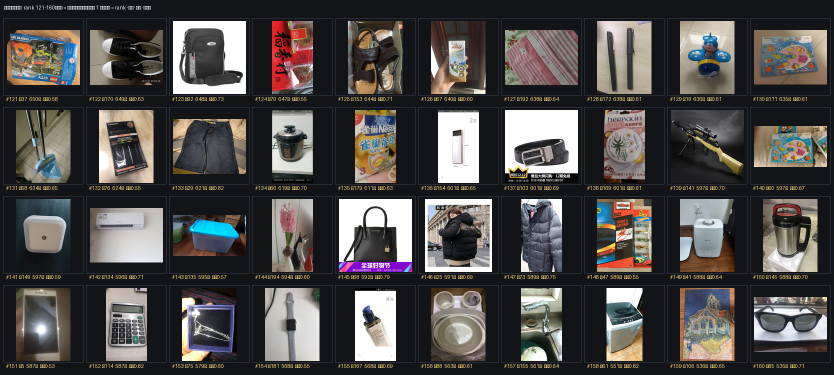
#> input picture data/ecommerce_multimodal/sheet_121_160.png, 1668 x 750 px (shown at 1/2 size)
$ python make_style_sheet.py --dir . --out out.png
#> lines starting #> are read from the running program, lines starting #| are printed output that depends on the picture
#!/usr/bin/env python3
# -*- coding: utf-8 -*-
"""把某个子样式的全部图片摊成一张联络表（带序号），用于人工核验属性分组。"""

import argparse
import sys
from pathlib import Path

for _s in (sys.stdout, sys.stderr):
    try:
        _s.reconfigure(encoding="utf-8", errors="replace")
    except (AttributeError, ValueError):
        pass

from PIL import Image, ImageDraw


def main() -> int:
    ap = argparse.ArgumentParser()
    ap.add_argument("--dir", required=True, help="子样式目录")
    ap.add_argument("--out", required=True)
    ap.add_argument("--cols", type=int, default=5)
    ap.add_argument("--thumb", type=int, default=230)
    args = ap.parse_args()

    d = Path(args.dir)
    files = sorted(p for p in d.iterdir()
                   if p.suffix.lower() in (".jpg", ".jpeg", ".png"))
    if not files:
        print(f"[错误] {d} 里没有图片")
        return 1

    cols = args.cols
    rows = (len(files) + cols - 1) // cols
    pad, head = 8, 30
    W = cols * args.thumb + (cols + 1) * pad
    H = rows * args.thumb + (rows + 1) * pad + head
    canvas = Image.new("RGB", (W, H), (18, 20, 24))
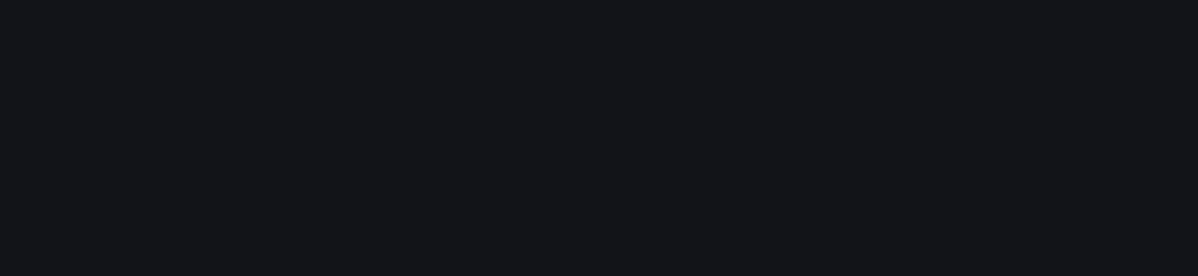
#> canvas: PIL image 1198x276 RGB; mean R, G, B 18, 20, 24
    draw = ImageDraw.Draw(canvas)
    draw.text((pad, 9), f"{d.parent.name}/{d.name}  共 {len(files)} 张"
                        f"（序号 = 文件名，用于人工分组）", fill=(240, 243, 250))
    for i, p in enumerate(files):
        r, c = divmod(i, cols)
        x = pad + c * (args.thumb + pad)
        y = head + pad + r * (args.thumb + pad)
        with Image.open(p) as im:
#> im is the input picture: PIL image 1668x750 RGB; mean R, G, B 77.8, 75.2, 74.1
            im = im.convert("RGB")
            im.thumbnail((args.thumb - 4, args.thumb - 4), Image.LANCZOS)
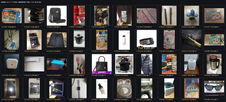
#> im: PIL image 226x102 RGB; mean R, G, B 77.5, 74.9, 73.9
            canvas.paste(im, (x + (args.thumb - im.width) // 2,
                              y + (args.thumb - im.height) // 2))
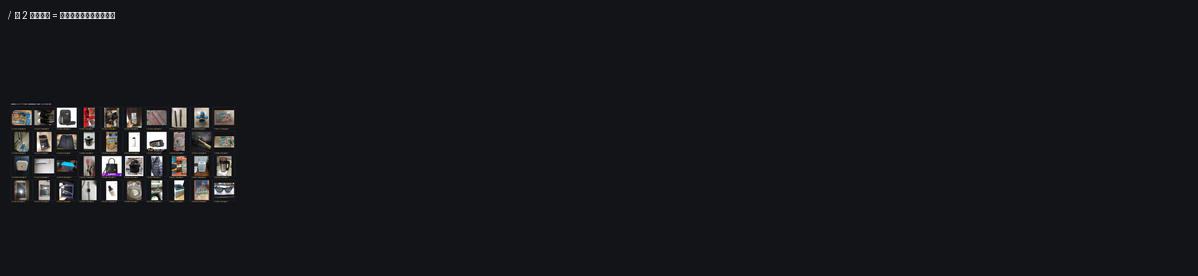
#> canvas: PIL image 1198x276 RGB; mean R, G, B 22.4, 24.1, 27.7
        draw.text((x + 4, y + args.thumb - 15), p.name,
                  fill=(255, 214, 120))
#> pass 2 of the loop in main, `for i, p in enumerate(files):`:
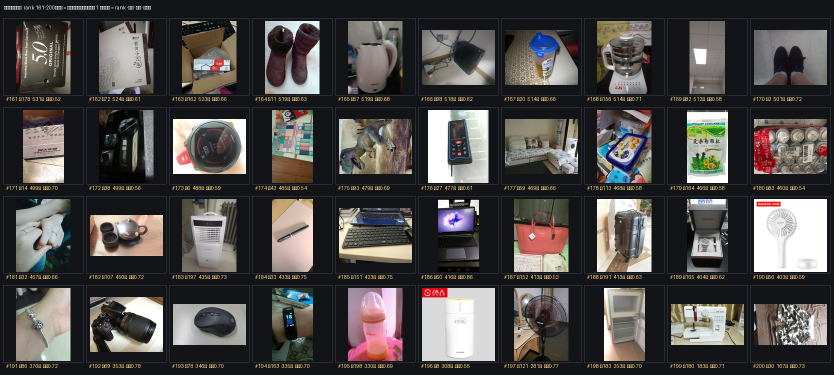
#> input picture data/ecommerce_multimodal/sheet_161_200.png, 1668 x 750 px (shown at 1/2 size)
#> in main, im is the input picture: PIL image 1668x750 RGB; mean R, G, B 77.7, 74.9, 73.8
#> in main, `im.thumbnail((args.thumb - 4, args.thumb - 4), Image.LANCZOS)`:
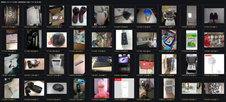
#> im: PIL image 226x102 RGB; mean R, G, B 77.5, 74.8, 73.6
#> in main, `canvas.paste(im, (x + (args.thumb - im.width) // 2, y + (args.thumb - ..`:
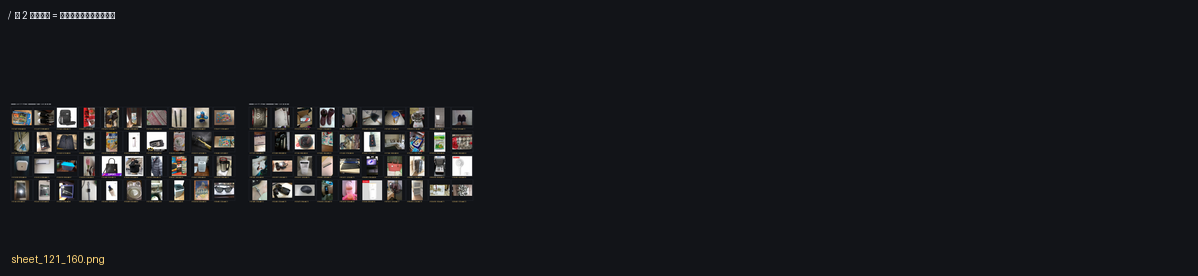
#> canvas: PIL image 1198x276 RGB; mean R, G, B 26.7, 28, 31.2
    Path(args.out).parent.mkdir(parents=True, exist_ok=True)
    canvas.save(args.out)
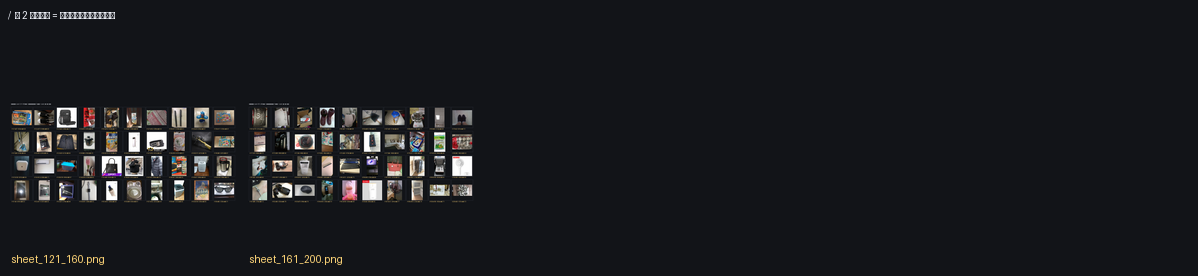
#> saved as out.png: PIL image 1198x276 RGB; mean R, G, B 26.8, 28.1, 31.3
    print(f"联络表 → {args.out} ({W}x{H}, {len(files)} 张)")
    return 0


if __name__ == "__main__":
    sys.exit(main())
#> (the program exits here)
